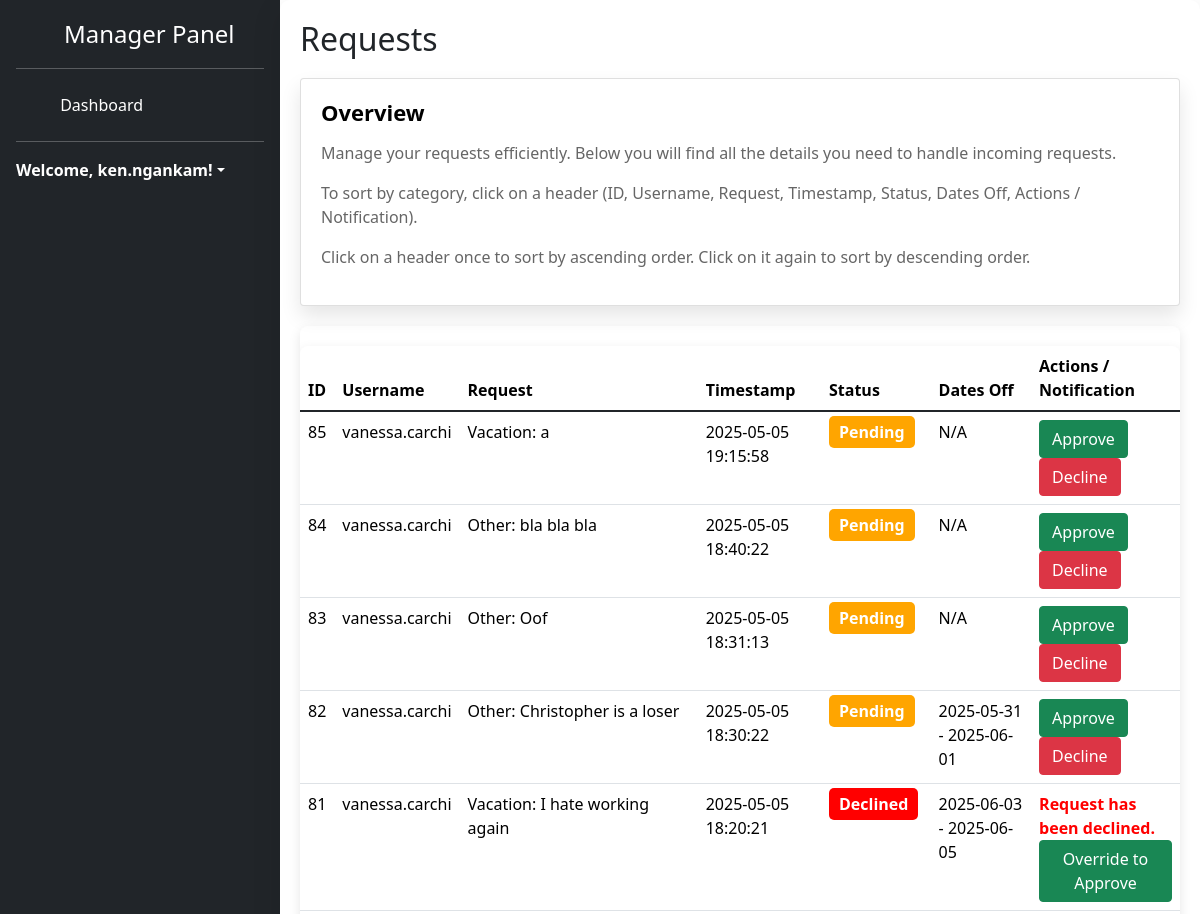
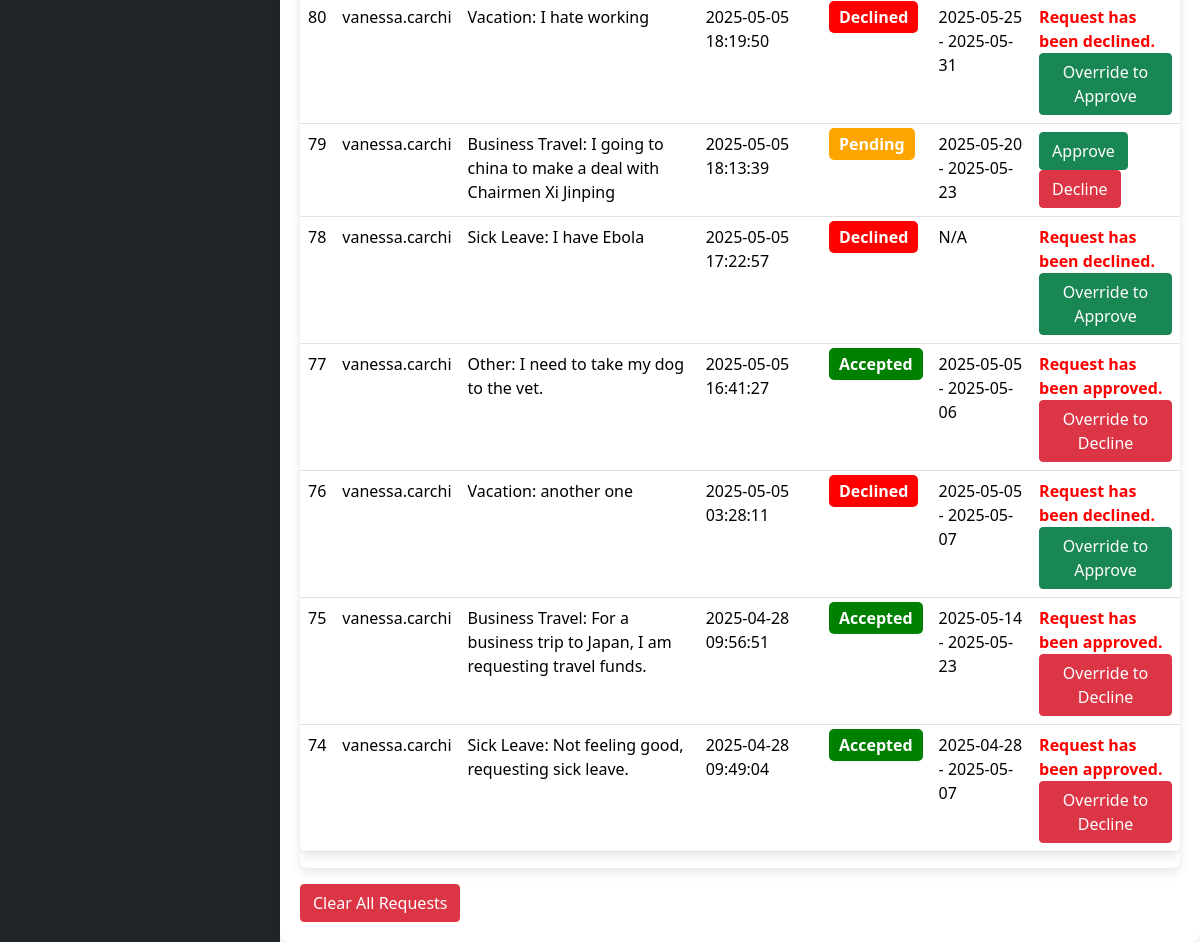
The page /manager_dashboard (signed in) on the database its author committed (2 pictures, top to bottom).
### tables this page shows
CREATE TABLE requests (
    id INTEGER PRIMARY KEY AUTOINCREMENT,
    username TEXT NOT NULL,
    request TEXT NOT NULL,
    timestamp DATETIME DEFAULT CURRENT_TIMESTAMP
, status TEXT DEFAULT 'pending', user_id INTEGER, start_date TEXT, end_date TEXT, notified INTEGER DEFAULT 0, last_status TEXT DEFAULT NULL);

### main.py (the view)
@app.route("/manager_dashboard")
def manager_dashboard():
    if "user" in session and session.get("role") == "manager":
        username = session.get("user")
        conn = sqlite3.connect("users.db")
        cursor = conn.cursor()
        cursor.execute("""
            SELECT id, username, request, timestamp, status, start_date, end_date
            FROM requests
            ORDER BY timestamp DESC""")
        all_requests = cursor.fetchall()
        conn.close()
        processed_requests = []
        now = datetime.now()
        for req in all_requests:
            req_id, req_username, req_text, req_timestamp, req_status, start_date, end_date = req
            notification = None
            if req_status == "pending_manager":
                try:
                    req_time = datetime.strptime(req_timestamp, '%Y-%m-%d %H:%M:%S')
                    if (now - req_time).total_seconds() > 3 * 3600:
                        notification = "This request has been pending for over 3 hours."
                except Exception:
                    pass
            elif req_status == "accepted":
                notification = "Admin has accepted this request. Please review."
            processed_requests.append({
                "id": req_id,
                "username": req_username,
                "request": req_text,
                "timestamp": req_timestamp,
                "status": req_status,
                "start_date": start_date,
                "end_date": end_date,
                "notification": notification
            })
        return render_template("HTML/manager_dashboard.html", requests=processed_requests, username=username)
    return redirect(url_for("login"))

### templates/HTML/manager_dashboard.html (shortened to what this page needs)
<!DOCTYPE html>
<html lang="en">
<head>
  <link rel="stylesheet" href="{{ url_for('static', filename='CSS/sidebars.css') }}">
  <link rel="stylesheet" href="{{ url_for('static', filename='CSS/dashboard.css') }}">
  <link rel="stylesheet" href="{{ url_for('static', filename='CSS/manager_dashboard.css') }}">
  <link href="https://cdn.jsdelivr.net/npm/bootstrap@5.3.2/dist/css/bootstrap.min.css" rel="stylesheet">
  <link rel="stylesheet" href="https://cdn.jsdelivr.net/npm/flatpickr/dist/flatpickr.min.css">
  <link rel="stylesheet" href="https://cdn.jsdelivr.net/npm/@docsearch/css@3">
  <link href="../assets/dist/css/bootstrap.min.css" rel="stylesheet">
  <link rel="stylesheet" href="https://cdnjs.cloudflare.com/ajax/libs/bootstrap/5.1.3/css/bootstrap.min.css" />
  <link rel="stylesheet" href="https://cdnjs.cloudflare.com/ajax/libs/font-awesome/6.0.0/css/all.min.css" />
</head>
<body>
  <div class="app-container">
    <div class="sidebar flex-column flex-shrink-0 p-3 text-bg-dark" style="width: 280px;">
      <div class="d-flex align-items-center mb-3 mb-md-0 me-md-auto text-white text-decoration-none">
        <svg class="bi pe-none me-2" width="40" height="32"><use xlink:href="#bootstrap"/></svg>
        <span class="fs-4">Manager Panel</span>
      </div>
      <hr>
      <ul class="nav nav-pills flex-column mb-auto">
        <li class="nav-item">
          <a href="{{ url_for('manager_dashboard') }}" class="nav-link text-white" >
            <svg class="bi pe-none me-2" width="16" height="16"><use xlink:href="#"/></svg>
             Dashboard
          </a>
        </li>
      </ul>
      <hr>
      <div class="dropdown">
        <a href="#" class="d-flex align-items-center text-white text-decoration-none dropdown-toggle" data-bs-toggle="dropdown" aria-expanded="false">
          <strong>Welcome, {{username}}!</strong>
        </a>
      </div>
    </div>
  <div class="main-content">
    <h2>Requests</h2>
    <div class="card">
      <h4>Overview</h4>
      <p>Manage your requests efficiently. Below you will find all the details you need to handle incoming requests.</p>
      <p> To sort by category, click on a header (ID, Username, Request, Timestamp, Status, Dates Off, Actions / Notification). </p>
      <p> Click on a header once to sort by ascending order. Click on it again to sort by descending order.
    </div>
    <div class="table">
      <table id="requestTable" class="table table-hover">
        <thead>
          <tr>
            <th onclick="sortByCategory(0)">ID</th>
            <th onclick="sortByCategory(1)">Username</th>
            <th onclick="sortByCategory(2)">Request</th>
            <th onclick="sortByCategory(3)">Timestamp</th>
            <th onclick="sortByCategory(4)">Status</th>
            <th onclick="sortByCategory(5)">Dates Off</th>
            <th onclick="sortByCategory(6)">Actions / Notification</th>
          </tr>
        </thead>
        <tbody>
          {% for req in requests %}
          <tr>
            <td>{{ req.id }}</td>
            <td>{{ req.username }}</td>
            <td>{{ req.request }}</td>
            <td>{{ req.timestamp }}</td>
            <td>
              <span class="status-badge
                {% if req.status == 'pending' %}status-pending
                {% elif req.status == 'accepted' %}status-approved
                {% elif req.status == 'declined' %}status-rejected
                {% endif %}">
                {{ req.status }}
              </span>
            </td>
            <td>
              {% if req.start_date and req.end_date %}
                {{ req.start_date }} - {{ req.end_date }}
              {% else %}
                N/A
              {% endif %}
            </td>
            <td>
              {% if req.status == 'accepted' %}
                <span class="notification">Request has been approved.</span><br>
                <form action="{{ url_for('update_request', request_id=req.id, action='decline') }}" method="POST" style="display:inline;">
                  <button type="submit" class="btn btn-danger">Override to Decline</button>
                </form>
              {% elif req.status == 'declined' %}
                <span class="notification">Request has been declined.</span><br>
                <form action="{{ url_for('update_request', request_id=req.id, action='accept') }}" method="POST" style="display:inline;">
                  <button type="submit" class="btn btn-success">Override to Approve</button>
                </form>
              {% elif req.status in ['pending', 'pending_manager'] %}
                <form action="{{ url_for('update_request', request_id=req.id, action='accept') }}" method="POST" style="display:inline;">
                  <button type="submit" class="btn btn-success">Approve</button>
                </form>
                <form action="{{ url_for('update_request', request_id=req.id, action='decline') }}" method="POST" style="display:inline;">
                  <button type="submit" class="btn btn-danger">Decline</button>
                </form>
              {% else %}
                <span>{{ req.status | capitalize }}</span>
              {% endif %}
            </td>
          </tr>
          {% endfor %}
        </tbody>
      </table>
    </div>
    <form id="clearForm" action="{{ url_for('clear_requests') }}" method="POST" onsubmit="return confirmClear()">
      <button type="submit" class="btn btn-danger">Clear All Requests</button>
    </form>
  </div>
</body>
</html>

### static/CSS/sidebars.css (style rules this page uses)
body { min-height: 100vh; min-height: -webkit-fill-available; }
html { height: -webkit-fill-available; }
.dropdown-toggle { outline: 0; }
.nav-link { display: flex; align-items: center; padding: 10px 15px; color: white; border-radius: 6px; transition: background-color 0.2s ease; }

### static/CSS/dashboard.css (style rules this page uses)
*,body { margin:0 }
* { padding:0;box-sizing:border-box }
body { font-family:Poppins,sans-serif; height:100vh; background:#f8f9fa; color:#000; }
.app-container { display: flex; height: 100vh; }
.main-content { flex:1; padding:20px; overflow-y:auto; }
.bi { vertical-align:-.125em; fill:currentColor }

### static/CSS/manager_dashboard.css (style rules this page uses)
.card h4,h2 { font-weight:600; }
* { margin:0; padding:0; box-sizing:border-box; }
body { font-family:Poppins,sans-serif; background:#f0f2f5; height:100vh; display:flex; flex-direction:column; color:#333; }
.main-content { padding:20px; flex-grow:1; background:#fff; border-radius:10px; box-shadow:0 10px 30px rgba(0,0,0,.1); transition:.3s; }
h2 { font-size:28px; margin-bottom: 30px; }
.table { width:100%; background-color:#fff; border-radius:8px; box-shadow:0 4px 12px rgba(0,0,0,.1); margin-top:20px; overflow:hidden; border-collapse:collapse; }
td,th { padding:15px; text-align:left; font-size:16px; }
th { background-color:#6a11cb; color:#fff; cursor:pointer; }
tr:nth-child(2n) { background-color:#f9f9f9; }
.status-badge { padding:5px 10px; border-radius:5px; font-weight:700; text-transform:capitalize; }
.status-pending { background:orange; color:#fff; }
.status-approved { background:green; color:#fff; }
.status-rejected { background:red; color:#fff; }
.btn { padding:8px 15px; border-radius:5px; font-size:14px; color:#fff; border:none; cursor:pointer; transition:background-color .3s; text-decoration:none; }
.btn-success { background-color:#6a11cb; }
.btn-danger { background-color:red; }
.notification { color:red; font-weight:700; }
.card { background:#fff; border-radius:8px; box-shadow:0 10px 20px rgba(0,0,0,.1); padding:20px; margin:20px 0; transition:.3s; }
.card h4 { color:#000; font-size:22px; margin-bottom:15px }
.card p { font-size:16px; color:#666; }

### rows shown on the page
requests: id "85", username "vanessa.carchi", request "Vacation: a", timestamp "2025-05-05 19:15:58", status "Pending", start_date "N/A"
requests: id "84", username "vanessa.carchi", request "Other: bla bla bla", timestamp "2025-05-05 18:40:22", status "Pending", start_date "N/A"
requests: id "83", username "vanessa.carchi", request "Other: Oof", timestamp "2025-05-05 18:31:13", status "Pending", start_date "N/A"
requests: id "82", username "vanessa.carchi", request "Other: Christopher is a loser", timestamp "2025-05-05 18:30:22", status "Pending", start_date "2025-05-31", end_date "2025-06-01"
requests: id "81", username "vanessa.carchi", request "Vacation: I hate working again", timestamp "2025-05-05 18:20:21", status "Declined", start_date "2025-06-03", end_date "2025-06-05"
requests: id "80", username "vanessa.carchi", request "Vacation: I hate working", timestamp "2025-05-05 18:19:50", status "Declined", start_date "2025-05-25", end_date "2025-05-31"
requests: id "79", username "vanessa.carchi", request "Business Travel: I going to china to make a deal with Chairmen Xi Jinping", timestamp "2025-05-05 18:13:39", status "Pending", start_date "2025-05-20", end_date "2025-05-23"
requests: id "78", username "vanessa.carchi", request "Sick Leave: I have Ebola", timestamp "2025-05-05 17:22:57", status "Declined", start_date "N/A"
requests: id "77", username "vanessa.carchi", request "Other: I need to take my dog to the vet.", timestamp "2025-05-05 16:41:27", status "Accepted", start_date "2025-05-05", end_date "2025-05-06"
requests: id "76", username "vanessa.carchi", request "Vacation: another one", timestamp "2025-05-05 03:28:11", status "Declined", start_date "2025-05-05", end_date "2025-05-07"
requests: id "75", username "vanessa.carchi", request "Business Travel: For a business trip to Japan, I am requesting travel funds.", timestamp "2025-04-28 09:56:51", status "Accepted", start_date "2025-05-14", end_date "2025-05-23"
requests: id "74", username "vanessa.carchi", request "Sick Leave: Not feeling good, requesting sick leave.", timestamp "2025-04-28 09:49:04", status "Accepted", start_date "2025-04-28", end_date "2025-05-07"

### other values the page prints
{{ username }} "ken.ngankam"
